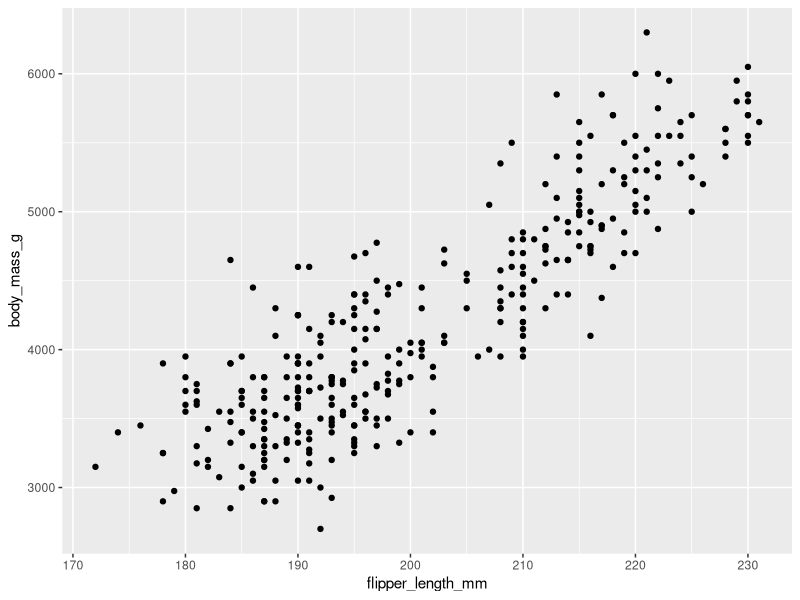
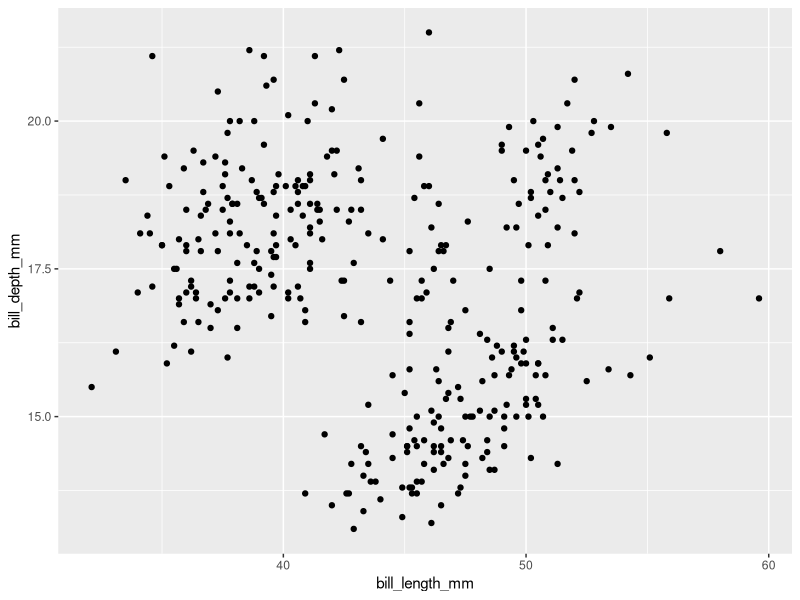
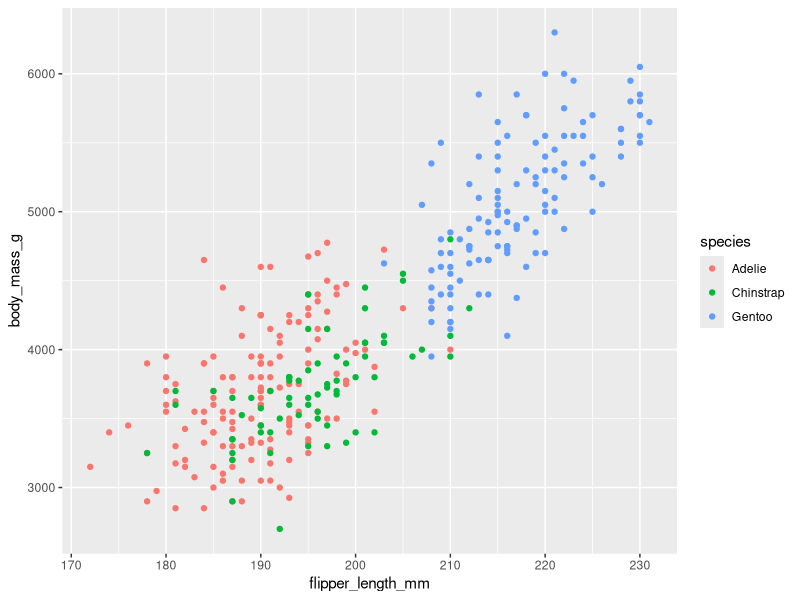
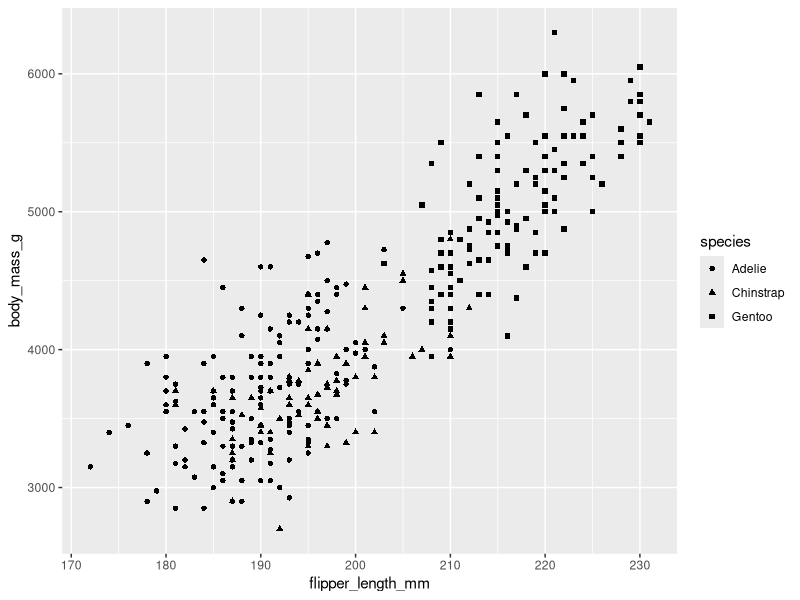
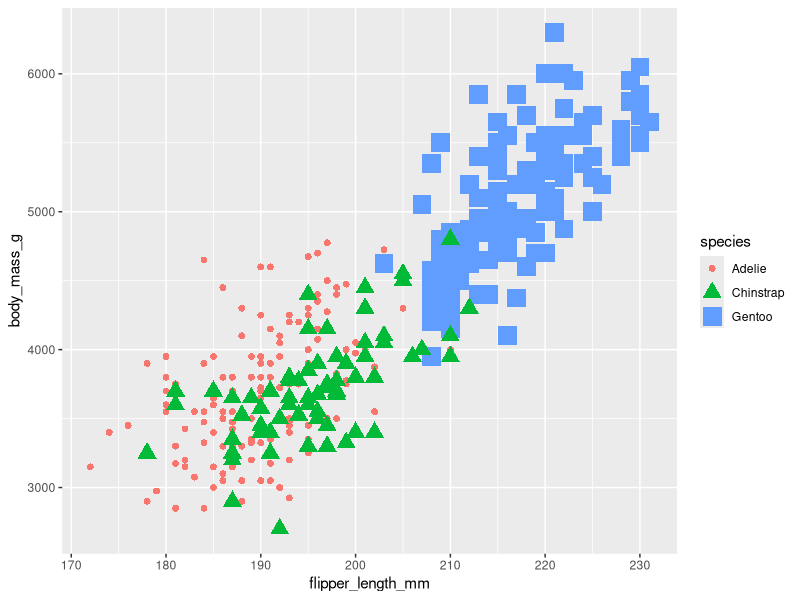
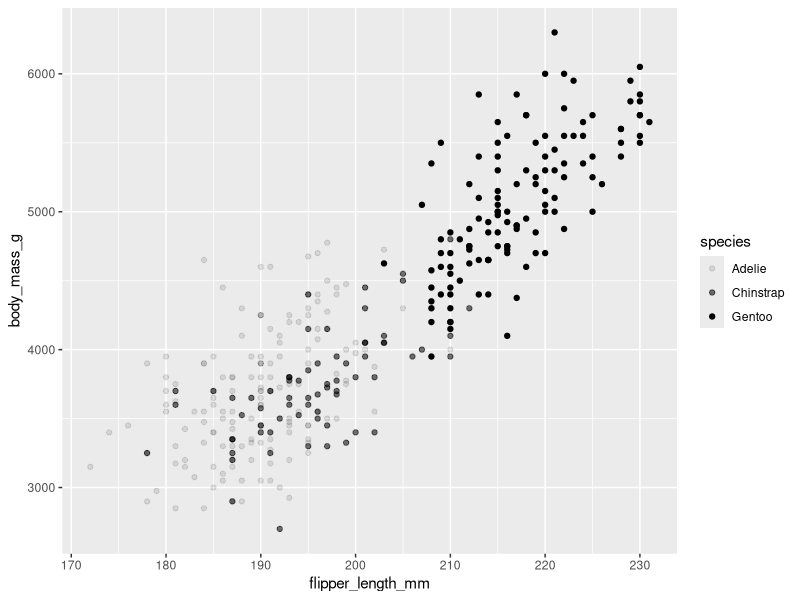
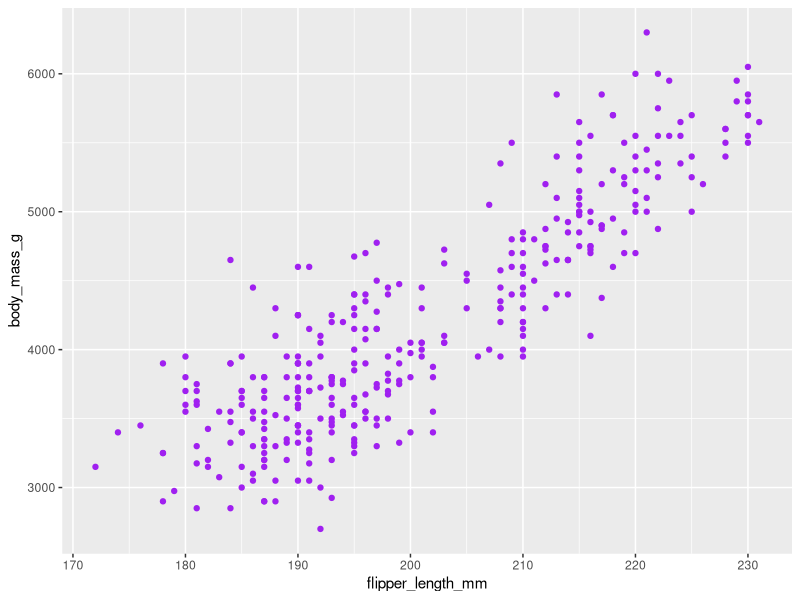
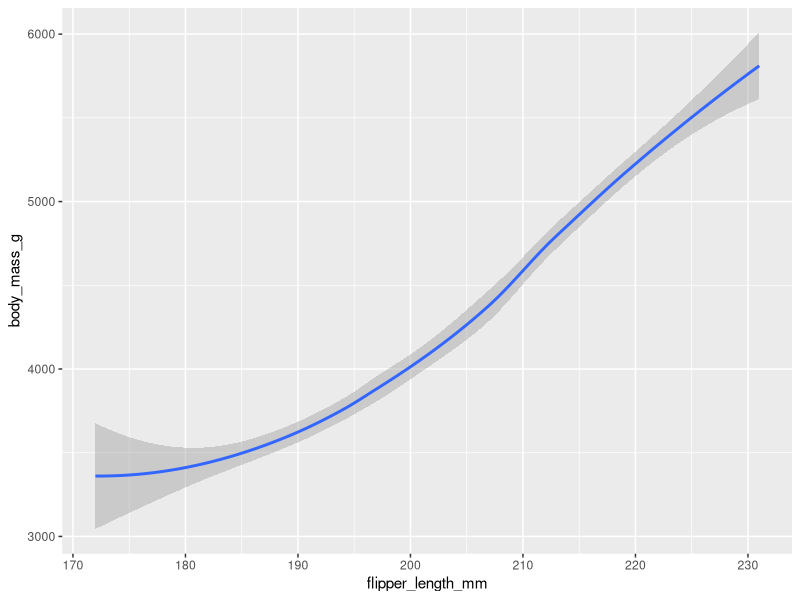

Here is the R script that generated these plots, in order:
#DATA VISUALIZATION
#installing packages
install.packages("ggplot2")
install.packages("palmerpenguins")
#loading packages
library(ggplot2)
library(palmerpenguins)
#load and view data(View starts with caps)
data("penguins")
View(penguins)
#create a ggplot
ggplot(data = penguins) + geom_point(mapping = aes(x = flipper_length_mm, y = body_mass_g))

#create another ggplot using same syntax
ggplot(data = penguins) + geom_point(mapping = aes(x = bill_length_mm, y = bill_depth_mm))

#to learn about geop_point
?geom_point

#adding aesthetics to our plot
ggplot(data = penguins) + geom_point(mapping = aes(x = flipper_length_mm, y = body_mass_g,color=species))
ggplot(data = penguins) + geom_point(mapping = aes(x = flipper_length_mm, y = body_mass_g,shape=species))
ggplot(data = penguins) + geom_point(mapping = aes(x = flipper_length_mm, y = body_mass_g,color=species,shape=species,size=species))

#when you have a dense plot with lots of data points to keep your plot black and white with fading use alpha
ggplot(data = penguins) + geom_point(mapping = aes(x = flipper_length_mm, y = body_mass_g,alpha=species))

#to make our plot change in color
ggplot(data = penguins) + geom_point(mapping = aes(x = flipper_length_mm, y = body_mass_g),color="purple")

#change geom
ggplot(data = penguins) + geom_smooth(mapping = aes(x = flipper_length_mm, y = body_mass_g))

# use both line and scatter plot
ggplot(data = penguins) + geom_smooth(mapping = aes(x = flipper_length_mm, y = body_mass_g))+
  geom_point(mapping = aes(x = flipper_length_mm, y = body_mass_g)) 

#separate line by species
ggplot(data = penguins) + geom_smooth(mapping = aes(x = flipper_length_mm, y = body_mass_g,linetype=species))

#use the jitter function, makes points easier to find
ggplot(data = penguins) + geom_jitter(mapping = aes(x = flipper_length_mm, y = body_mass_g))

#EXPLORE BAR CHARTS USING DIAMONDS DATA SET
#note: r automatically sets y axis as count
ggplot(data=diamonds)+geom_bar(mapping = aes(x=cut))
#to add color to the outline of the bar
ggplot(data=diamonds)+geom_bar(mapping = aes(x=cut,color=cut))
# to add color to entire bar
ggplot(data=diamonds)+geom_bar(mapping = aes(x=cut,fill=cut))
#stacked bar chart
ggplot(data=diamonds)+geom_bar(mapping = aes(x=cut,fill=clarity))

#USE FACET
# To facet your plot by a single variable, use facet underscore wrap
ggplot(data=penguins)+geom_point(mapping=aes(x=flipper_length_mm,y=body_mass_g,color=species))+facet_wrap(~species)

ggplot(data=diamonds)+geom_bar(mapping=aes(x=color,fill=cut))+facet_wrap(~cut)

#to facet your plot with two variables, use the facet underscore grid function.
#Facet underscore grid will split the plot into facets vertically by the values of the first variable and horizontally by the values of the second variable.
ggplot(data=penguins)+geom_point(mapping=aes(x=flipper_length_mm,y=body_mass_g,color=species))+facet_grid(sex~species)

#LABELS AND ANNOTATIONS
ggplot(data=penguins)+geom_point(mapping=aes(x=flipper_length_mm,y=body_mass_g,color=species))+labs(title="flipperlenght by bodymass",subtitle = "sample",caption="data used to learn r")

#If we want to put text inside the grid to call out specific data points, we can use the annotate function.
ggplot(data=penguins)+
  geom_point(mapping=aes(x=flipper_length_mm,y=body_mass_g,color=species))+
  labs(title="flipperlenght by bodymass",subtitle = "sample",caption="data used to learn r")+
  annotate("text",x=220,y=3500,label="The Gentoos are the largest",color="purple",fontface="bold",size=4.5,angle=25)
#you can save using export function and ggsave()

ggplot(data = penguins) + 
  geom_point(mapping = aes(x = flipper_length_mm, y = body_mass_g,color=species))
ggsave("Three penguin species.png")
